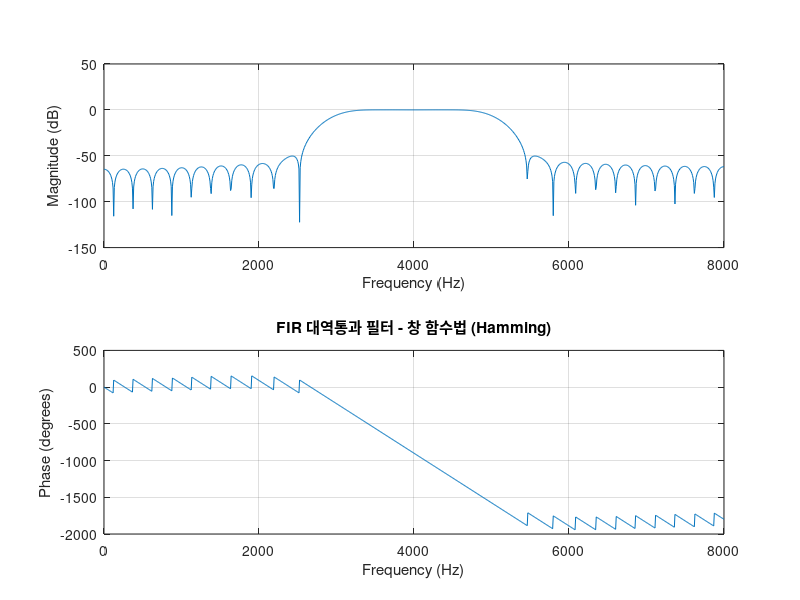

The MATLAB script that drew this image:
% FIR 대역통과 필터 설계 - 창 함수법

% 필터 사양
fs = 16000;    % 샘플링 주파수
N = 60;        % 필터 차수
fc1 = 3000;    % 통과대역 하한
fc2 = 5000;    % 통과대역 상한

% 주파수 정규화 (0~1)
fp1 = fc1 / (fs/2);
fp2 = fc2 / (fs/2);

% Hamming 창을 사용한 대역통과 필터 설계
b_win = fir1(N, [fp1 fp2], hamming(N+1));

% 주파수 응답 시각화
figure;
freqz(b_win, 1, 1024, fs);
title('FIR 대역통과 필터 - 창 함수법 (Hamming)');
